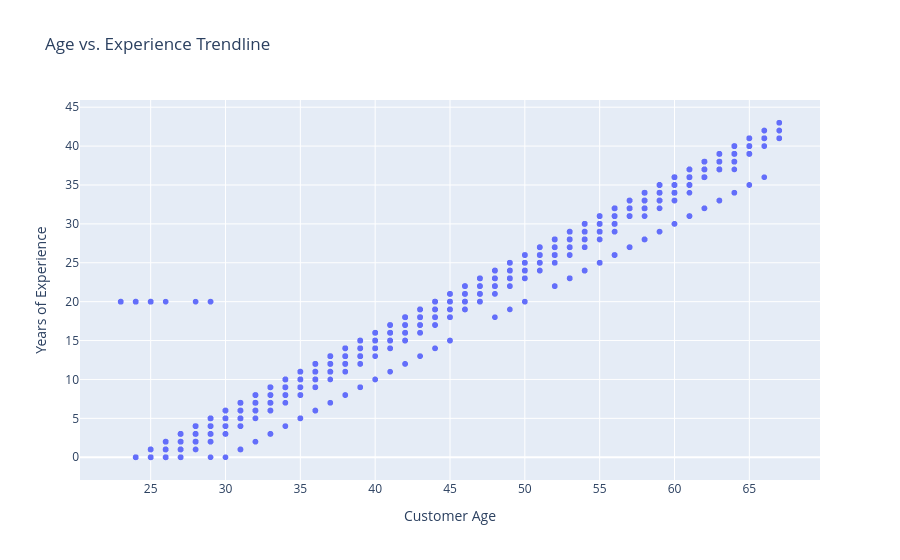

The notebook cell this image was saved under:
### Code cell
fig_age_exp = px.scatter(
    df, 
    x='Age', 
    y='Experience', 
  #  trendline='ols',
    title='Age vs. Experience Trendline',
    labels={'Age': 'Customer Age', 'Experience': 'Years of Experience'}
)
fig_age_exp.show()

### Figure 1 — Plotly figure (JSON) as saved in the notebook; plotly's stock layout.template omitted (floating-point values rounded to 4 significant figures; data arrays with more than 128 entries replaced by an {"elided": "..."} marker saying what was removed)
{"data": [{"hovertemplate": "Customer Age=%{x}<br>Years of Experience=%{y}<extra></extra>", "legendgroup": "", "marker": {"color": "#636efa", "symbol": "circle"}, "mode": "markers", "name": "", "showlegend": false, "type": "scattergl", "x": {"elided": "5000 int values"}, "xaxis": "x", "y": {"elided": "5000 int values"}, "yaxis": "y"}], "layout": {"legend": {"tracegroupgap": 0}, "title": {"text": "Age vs. Experience Trendline"}, "xaxis": {"anchor": "y", "domain": [0, 1], "title": {"text": "Customer Age"}}, "yaxis": {"anchor": "x", "domain": [0, 1], "title": {"text": "Years of Experience"}}}}
